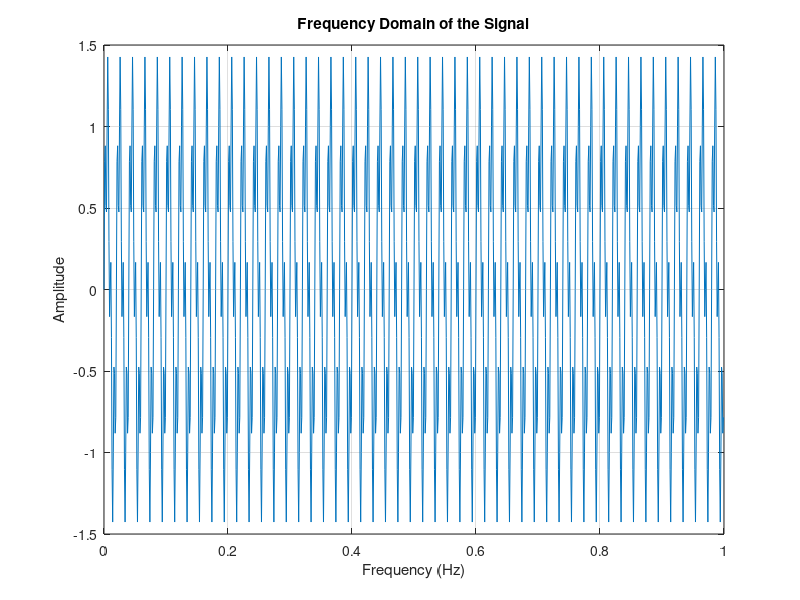
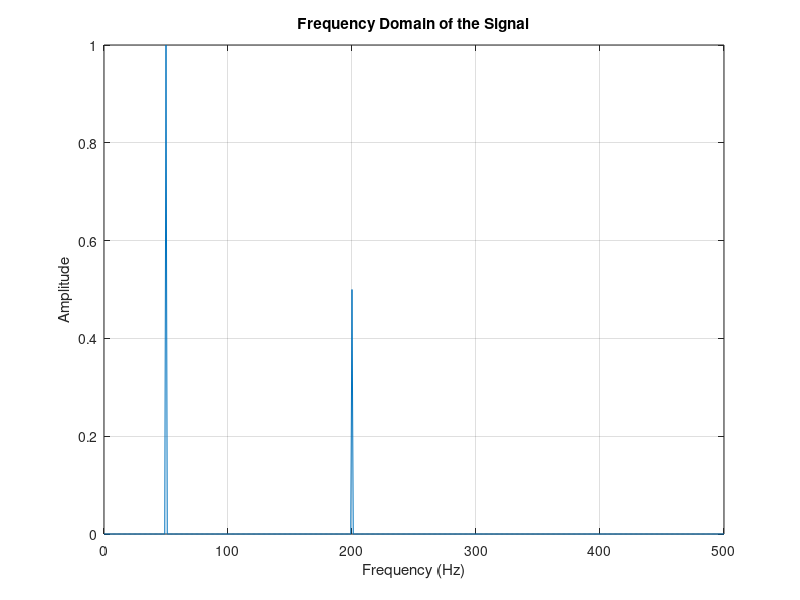

Reproduce these figures in MATLAB, in order.
% function [outputArg1,outputArg2] = fourier(inputArg1,inputArg2)
% %FOURIER Summary of this function goes here
% %   Detailed explanation goes here
% outputArg1 = inputArg1;
% outputArg2 = inputArg2;
% end
% 

% function [outputArg1,outputArg2] = fourier(inputArg1,inputArg2)
% %FOURIER Summary of this function goes here
% %   Detailed explanation goes here
% outputArg1 = inputArg1;
% outputArg2 = inputArg2;
% end

% Parameters
fs = 1000;             % Sampling frequency (Hz)
t = 0:1/fs:1-1/fs;     % Time vector (1 second duration)
signal = sin(2*pi*50*t) + 0.5*sin(2*pi*200*t);  % Example signal: 50Hz + 200Hz components

% Compute the Fourier Transform
N = length(signal);               % Length of the signal
fft_signal = fft(signal);         % Compute FFT
P2 = abs(fft_signal / N);         % Two-sided spectrum
P1 = P2(1:N/2+1);                 % Single-sided spectrum
P1(2:end-1) = 2*P1(2:end-1);      % Scale for single-sided

% Frequency axis
f = fs * (0:(N/2)) / N;           % Frequency bins

% Plot the signal
figure;
plot(t, signal);
title('Frequency Domain of the Signal');
xlabel('Frequency (Hz)');
ylabel('Amplitude');
grid on;

% Plot the frequency domain
figure;
plot(f, P1);
title('Frequency Domain of the Signal');
xlabel('Frequency (Hz)');
ylabel('Amplitude');
grid on;
